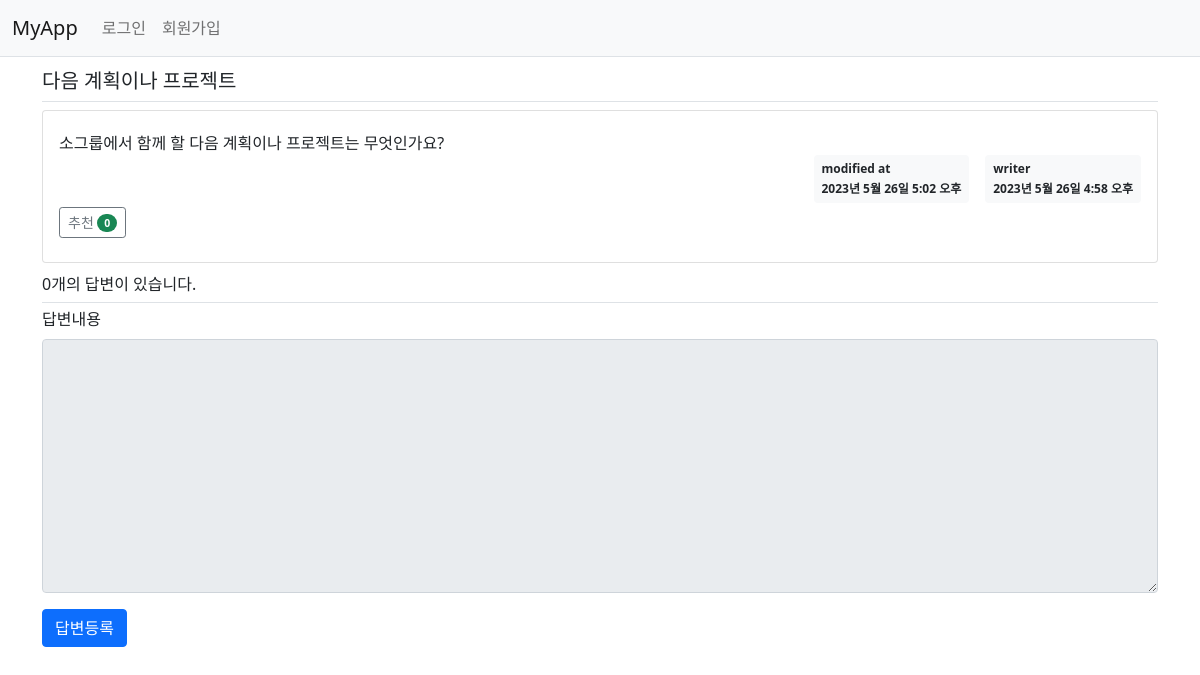
The app's page /myapp/questions/28/ with its own data.
### myapp/models.py (models this page shows, shortened)
class Question(models.Model):
    author = models.ForeignKey(User, on_delete=models.CASCADE, related_name='author_question')
    subject = models.CharField(max_length=200)
    content = models.TextField()
    create_date = models.DateTimeField()
    modify_date = models.DateTimeField(null=True, blank=True)
    voter = models.ManyToManyField(User, related_name='voter_question')  # 추천인 추가

### myapp/views/base_views.py (the view)
# urls.py: path("questions/<int:question_id>/", base_views.questionDetail, name="questionDetail"),
def questionDetail(request, question_id):
  question = get_object_or_404(Question, pk=question_id)
  context = {"question": question}
  return render(request, "myapp/question_detail.html", context)

### templates/myapp/question_detail.html (shortened to what this page needs)
{% extends 'myapp/base.html' %}
{% block content %}
<div class="container my-1">
  <h5 class="border-bottom py-2">{{ question.subject }}</h5>
  <div class="card my-1">
    <div class="card-body my-1">
      <div class="card-text" style="white-space: pre-line;">{{ question.content }}</div>
      <div class="d-flex justify-content-end">
        {% if question.modify_date %}
        <div class="badge bg-light text-dark p-2 text-start mx-3">
          <div class="mb-2">modified at</div>
          <div>{{ question.modify_date }}</div>
        </div>
        {% endif %}
        <div class="badge bg-light text-dark p-2 text-start">
          <div class="mb-2">{{ question.author.username }}</div>
          <div>{{ question.create_date }}</div>
        </div>
      </div>
      <div class="my-1">
        <a href="javascript:void(0)" data-uri="{% url 'myapp:questionVote' question.id  %}"
          class="recommend btn btn-sm btn-outline-secondary">추천
          <span class="badge rounded-pill bg-success">{{question.voter.count}}</span>
        </a>
      </div>
    </div>
  </div>
  <h6 class="border-bottom my-1 py-2">{{question.answer_set.count}}개의 답변이 있습니다.</h6>
  <form action="{% url 'myapp:answerCreate' question.id %}" method="post" class="my-1">
    <div class="mb-3">
      <label for="content" class="form-label">답변내용</label>
      <textarea {% if not user.is_authenticated %}disabled{% endif %}
        name="content" id="content" class="form-control" rows="10"></textarea>
    </div>
    <input type="submit" value="답변등록" class="btn btn-primary">
  </form>
</div>
{% endblock %}

### records on screen
Question: subject "다음 계획이나 프로젝트", content "소그룹에서 함께 할 다음 계획이나 프로젝트는 무엇인가요?", modify_date "2023년 5월 26일 5:02 오후", author.username "writer", create_date "2023년 5월 26일 4:58 오후", voter.count "0", answer_set.count "0"
